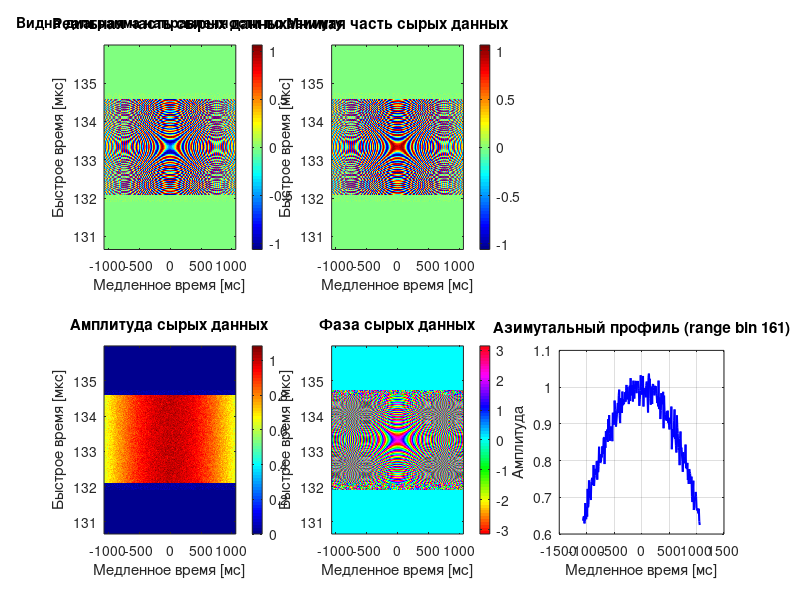
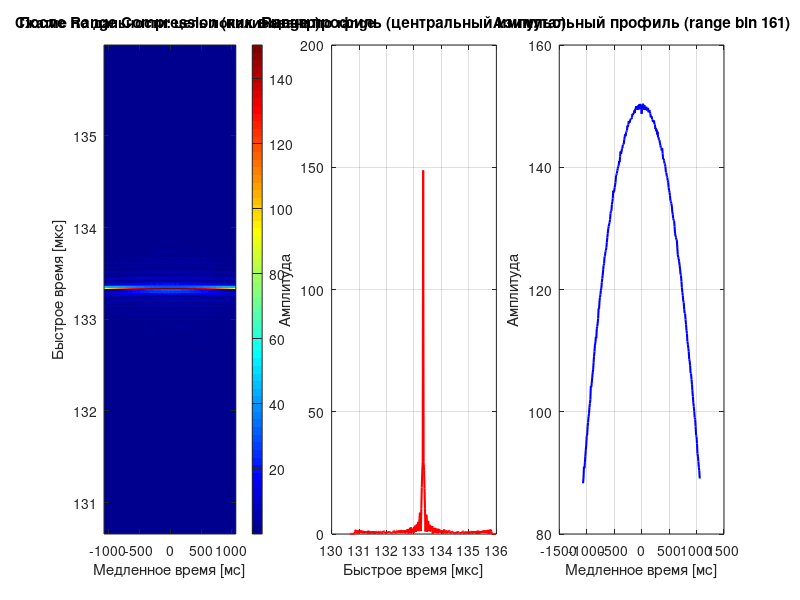
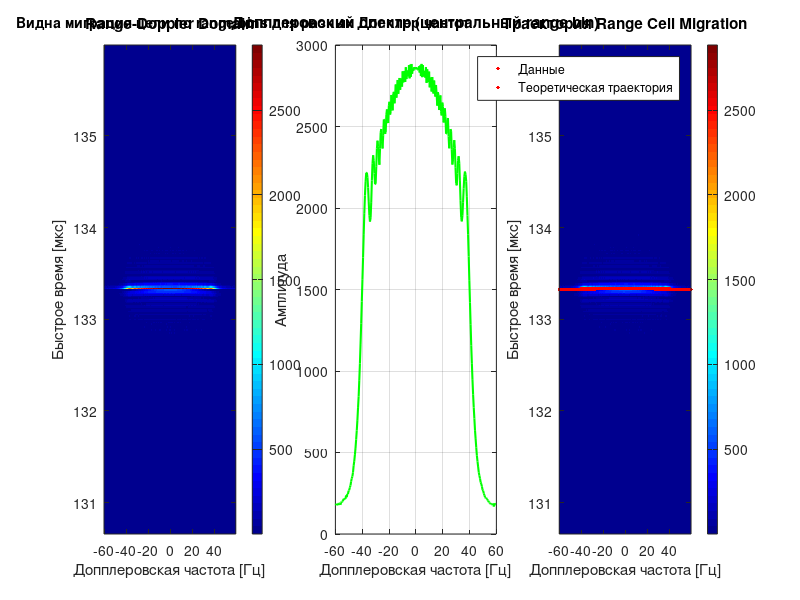
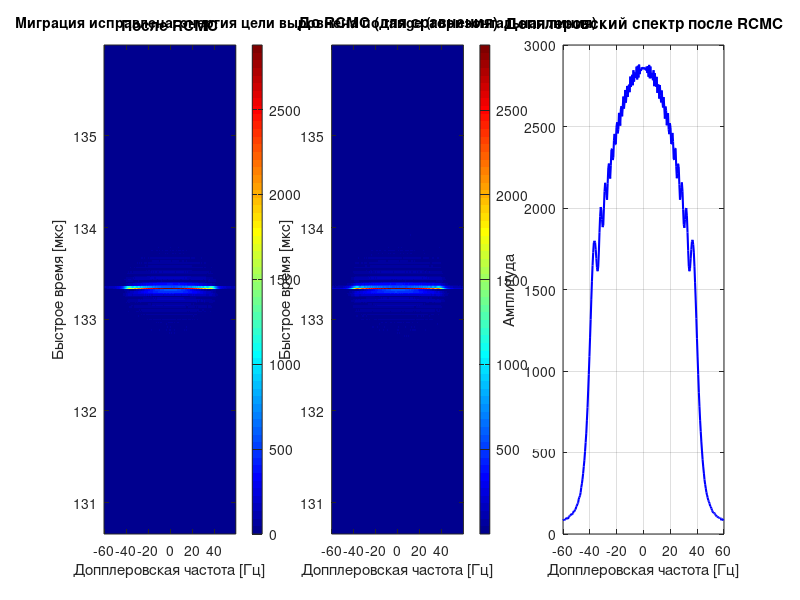

These figures' MATLAB source, in order:
% =========================================================================
% Simplified RDA Demo - Single Point Target
% =========================================================================
%
% Упрощённая демонстрация для изучения каждого этапа RDA
% на примере ОДНОЙ точечной цели
%
% Позволяет:
%   - Визуализировать сигнал на каждом этапе
%   - Понять влияние каждой операции
%   - Экспериментировать с параметрами
%
% =========================================================================

clear; close all; clc;

%% ========================================================================
% ПАРАМЕТРЫ - упрощённые для наглядности
% =========================================================================

c = 3e8;                            % Скорость света [м/с]
f0 = 5.3e9;                         % Несущая частота [Гц]
lambda = c / f0;                    % Длина волны [м]

% Параметры платформы
Vr = 150;                           % Скорость [м/с]

% Параметры сигнала
Tr = 2.5e-6;                        % Длительность импульса [с]
Kr = 20e12;                         % Частота модуляции [Гц/с]
Br = abs(Kr * Tr);                  % Полоса [Гц]

% Параметры дискретизации
Fs = 60e6;                          % Частота дискретизации по range [Гц]
PRF = 120;                          % ЧПИ [Гц]

% Параметры сцены
R0 = 20000;                         % Дистанция до цели [м]
theta_squint = deg2rad(0);          % Угол squint [рад] Был 3.5 градуса, убрал

% Размеры данных (малые для наглядности)
Naz = 256;                          % Число импульсов
Nrg = 320;                          % Отсчётов на импульс

Lsca = Naz / PRF * Vr;              % Размер сцены по азимуту [м]
La = lambda * R0 / Lsca;            % Апертура антенны в азимутуальной плоскости [м]

% Доплеровские параметры
f_dc = -2*Vr/lambda * sin(theta_squint); % Допплер центроид [Гц]

fprintf('=== ПАРАМЕТРЫ ===\n');
fprintf('Несущая частота: %.2f ГГц\n', f0/1e9);
fprintf('Длина волны: %.4f м\n', lambda);
fprintf('Разрешение по дальности: %.2f м\n', c/(2*Br));
fprintf('Угол squint: %.2f град\n', rad2deg(theta_squint));
fprintf('Допплер центроид: %.1f Гц\n', f_dc);
fprintf('\n');

%% ========================================================================
% ГЕНЕРАЦИЯ СЫРЫХ ДАННЫХ - одна цель в центре
% =========================================================================

fprintf('Генерация сырых данных для одной цели...\n');

% Оси времени
tau0   = 2*R0/c;                               % задержка до цели
t_fast = tau0 + ((0:Nrg-1) - Nrg/2) / Fs;      % окно вокруг tau0 (строб приёма)
eta_slow = ((0:Naz-1) - Naz/2) / PRF; % Медленное время [с]

% Положение цели - в центре
eta0 = 0;                           % Цель в центре окна по медленному времени
A0 = 1.0;                           % Амплитуда

% Инициализация
S_raw = zeros(Nrg, Naz);

% Генерация сигнала
for m = 1:Naz
    eta = eta_slow(m);  % Время
    
    % История дальности (гипербола)
    R_eta = sqrt(R0^2 + Vr^2 * (eta - eta0)^2);
    
    % Задержка сигнала до цели и обратно
    tau = 2 * R_eta / c;
    
    % Угол на цель
    theta_target = atan2(Vr * (eta-eta0), R0);
    % Доплеровское смещение (справочно, не используется в расчётах)
    doppler = 2 * Vr / lambda * sin(theta_target);
    % Угол относительно максимума антенны
    theta_wa = theta_target - theta_squint;
    % ЛЧМ сигнал
    % по формуле 4.39 из Cumming, 2005.
    % t_fast - окно, фиксировано для R0
    % tau - задержка до цели и обратно, зависит от текущей дальности
    % t_centered - ноль соответствует середине LFM сигнала
    t_centered = t_fast - tau;
    % окно для вырезки LFM - аналог w_r
    range_window = double(abs(t_centered) <= Tr/2);
    % Учёт диаграммы направленности антенны
    w_a = sinc(La * sin(theta_wa) / lambda);   
    % Фазовый член - изменение фазы несущей
    phase_term = exp(-1j * 4 * pi * R_eta / lambda);
    % ЛЧМ по полному окну
    chirp = exp(1j * pi * Kr * t_centered.^2);
    
    % Сигнал
    S_raw(:, m) = A0 * w_a * phase_term * (range_window .* chirp).';
end

fprintf('Max |S_raw| = %.3f\n', max(abs(S_raw(:))));

% Добавить шум
SNR_dB = 25;
signal_power = sum(abs(S_raw(:)).^2) / numel(S_raw);
noise_power = signal_power / (10^(SNR_dB/10));
S_raw = S_raw + sqrt(noise_power/2) * (randn(size(S_raw)) + 1j*randn(size(S_raw)));

% Обнулить края для последующей циклической свёртки
Lref = Tr * Fs + 1;    % Длинна опорного сигнала (нечетная)
Blank_raw = zeros(floor(Lref/2), Naz);
S_raw(1:floor(Lref/2), :) = Blank_raw; % Начало по дальности
S_raw(Nrg - floor(Lref/2) + 1:Nrg, :) = Blank_raw; % Конец по дальности
% Здесь ожидаем максимум свёрнутого сигнала
center_range_bin = floor(Nrg/2) + 1;
center_azimuth_bin = floor(Naz/2) + 1;

fprintf('Сырые данные: %d × %d\n\n', Nrg, Naz);

%% ========================================================================
% ВИЗУАЛИЗАЦИЯ: Raw Data
% =========================================================================

figure('Name', 'ЭТАП 0: Сырые данные', 'Position', [50 50 1400 500]);
% Реальная часть
subplot(2,3,1);
imagesc(eta_slow*1e3, t_fast*1e6, real(S_raw));
xlabel('Медленное время [мс]'); ylabel('Быстрое время [мкс]');
title('Реальная часть сырых данных');
colorbar; axis xy; colormap(gca, jet);

% Мнимая часть
subplot(2,3,2);
imagesc(eta_slow*1e3, t_fast*1e6, imag(S_raw));
xlabel('Медленное время [мс]'); ylabel('Быстрое время [мкс]');
title('Мнимая часть сырых данных');
colorbar; axis xy; colormap(gca, jet);

% Амплитуда
subplot(2,3,4);
imagesc(eta_slow*1e3, t_fast*1e6, abs(S_raw));
xlabel('Медленное время [мс]'); ylabel('Быстрое время [мкс]');
title('Амплитуда сырых данных');
colorbar; axis xy; colormap(gca, jet);

% Фаза
subplot(2,3,5);
imagesc(eta_slow*1e3, t_fast*1e6, angle(S_raw));
xlabel('Медленное время [мс]'); ylabel('Быстрое время [мкс]');
title('Фаза сырых данных');
colorbar; axis xy; colormap(gca, hsv);

% Азимутальный профиль (центральный range bin)
subplot(2,3,6);
plot(eta_slow*1e3, abs(S_raw(center_range_bin, :)), 'b-', 'LineWidth', 1.5);
xlabel('Медленное время [мс]'); ylabel('Амплитуда');
title(sprintf('Азимутальный профиль (range bin %d)', center_range_bin));
grid on;

% Пояснение
annotation('textbox', [0.02 0.95 0.3 0.04], 'String', ...
    'Видна диаграмма направленности по азимуту', ...
    'EdgeColor', 'none', 'FontSize', 10, 'FontWeight', 'bold');

pause(1);

%% ========================================================================
% ЭТАП 1: RANGE COMPRESSION
% =========================================================================

fprintf('ЭТАП 1: Range Compression...\n');

% Опорный чирп от отрицательного до положетельного времени
etalon_chirp_time = ((0:Tr*Fs) - Tr*Fs/2) / Fs;
etalon_chirp = exp(1j * pi * Kr * etalon_chirp_time.^2);

% Нулепаддинг до Nrg
etalon_padded = zeros(Nrg, 1);
etalon_padded(1:min(Lref, Nrg)) = etalon_chirp;
% Сдвигаем циклически назад, так, чтобы центр LFM попал 
% в нулевую (первую) позицию. Тогда при выполнении
% взаимной корреляции получим пик в точке середины LFM 
% принятого сигнала
etalon_padded = circshift(etalon_padded, - floor(Lref / 2));
% Спектр опорного
etalon_spectr = fft(etalon_padded, Nrg);

% Циклическая свёртка (размер Nrg)
S_rc = zeros(Nrg, Naz);
for m = 1:Naz
    S_fft = fft(S_raw(:, m), Nrg);
    S_compressed = S_fft .* conj(etalon_spectr);
    S_rc(:, m) = ifft(S_compressed);
end

fprintf(' Разрешение по дальности: %.2f м\n\n', c/(2*Br));

%% ВИЗУАЛИЗАЦИЯ: Range Compressed
figure('Name', 'ЭТАП 1: Range Compression', 'Position', [60 60 1400 500]);

subplot(1,3,1);
imagesc(eta_slow*1e3, t_fast*1e6, abs(S_rc));
xlabel('Медленное время [мс]'); ylabel('Быстрое время [мкс]');
title('После Range Compression (пик в центр)');
colorbar; axis xy; colormap(gca, jet);

subplot(1,3,2);
plot(t_fast*1e6, abs(S_rc(:, center_azimuth_bin)), 'r-', 'LineWidth', 1.5);
xlabel('Быстрое время [мкс]'); ylabel('Амплитуда');
title('Range профиль (центральный импульс)');
grid on;

subplot(1,3,3);
plot(eta_slow*1e3, abs(S_rc(center_range_bin, :)), 'b-', 'LineWidth', 1.5);
xlabel('Медленное время [мс]'); ylabel('Амплитуда');
title(sprintf('Азимутальный профиль (range bin %d)', center_range_bin));
grid on;

annotation('textbox', [0.02 0.95 0.4 0.04], 'String', ...
    'Сжатие по дальности: цель локализована по range', ...
    'EdgeColor', 'none', 'FontSize', 10, 'FontWeight', 'bold');

pause(1);

%% ========================================================================
% ЭТАП 2: AZIMUTH FFT → Range-Doppler Domain
% =========================================================================

fprintf('ЭТАП 2: Переход в Range-Doppler домен...\n');

% FFT по азимуту
S_rd = fftshift(fft(S_rc, [], 2), 2);

% Ось Допплеровских частот
f_eta = ((0:Naz-1) - Naz/2) * (PRF/Naz) + f_dc;

fprintf('  Диапазон Допплеровских частот: [%.1f, %.1f] Гц\n\n', ...
        min(f_eta), max(f_eta));

%% ВИЗУАЛИЗАЦИЯ: Range-Doppler Domain
figure('Name', 'ЭТАП 2: Range-Doppler Domain', 'Position', [70 70 1400 500]);

subplot(1,3,1);
imagesc(f_eta, t_fast*1e6, abs(S_rd));
xlabel('Допплеровская частота [Гц]'); ylabel('Быстрое время [мкс]');
title('Range-Doppler Domain');
colorbar; axis xy; colormap(gca, jet);

subplot(1,3,2);
plot(f_eta, abs(S_rd(center_range_bin, :)), 'g-', 'LineWidth', 1.5);
xlabel('Допплеровская частота [Гц]'); ylabel('Амплитуда');
title('Допплеровский спектр (центральный range bin)');
grid on;

% Показать траекторию миграции
subplot(1,3,3);
imagesc(f_eta, t_fast*1e6, abs(S_rd));
xlabel('Допплеровская частота [Гц]'); ylabel('Быстрое время [мкс]');
title('Траектория Range Cell Migration');
colorbar; axis xy; colormap(gca, jet);
hold on;

% Теоретическая траектория миграции
for k = 1:length(f_eta)
    D_f = sqrt(1 - (lambda * f_eta(k) / (2*Vr))^2);
    delta_R = R0 * (D_f - 1);
    t_migration = (2*R0/c) + (2*delta_R/c);
    plot(f_eta(k), t_migration*1e6, 'r.', 'MarkerSize', 8);
end
hold off;
legend('Данные', 'Теоретическая траектория', 'Location', 'best');

annotation('textbox', [0.02 0.95 0.5 0.04], 'String', ...
    'Видна миграция цели по range bins для разных Допплер частот', ...
    'EdgeColor', 'none', 'FontSize', 10, 'FontWeight', 'bold');

pause(1);

%% ========================================================================
% ЭТАП 3: RANGE CELL MIGRATION CORRECTION (RCMC)
% =========================================================================

fprintf('ЭТАП 3: Range Cell Migration Correction...\n');

S_rcmc = zeros(Nrg, Naz);

for m = 1:Naz
    f_eta_m = f_eta(m);
    
    % D функция
    D_f = sqrt(1 - (lambda * f_eta_m / (2*Vr))^2);
    
    % Миграция
    delta_R = R0 * (D_f - 1);
    delta_t = 2 * delta_R / c;
    
    % Сдвинутая временная ось
    t_shifted = t_fast + delta_t;
    
    % Интерполяция
    S_rcmc(:, m) = interp1(t_fast, S_rd(:, m), t_shifted, 'linear', 0);
end

fprintf('  Максимальная миграция: %.3f м\n\n', abs(min(R0 * (sqrt(1 - (lambda * f_eta / (2*Vr)).^2) - 1))));

%% ВИЗУАЛИЗАЦИЯ: After RCMC
figure('Name', 'ЭТАП 3: RCMC', 'Position', [80 80 1400 500]);

subplot(1,3,1);
imagesc(f_eta, t_fast*1e6, abs(S_rcmc));
xlabel('Допплеровская частота [Гц]'); ylabel('Быстрое время [мкс]');
title('После RCMC');
colorbar; axis xy; colormap(gca, jet);

subplot(1,3,2);
imagesc(f_eta, t_fast*1e6, abs(S_rd));
xlabel('Допплеровская частота [Гц]'); ylabel('Быстрое время [мкс]');
title('До RCMC (для сравнения)');
colorbar; axis xy; colormap(gca, jet);

subplot(1,3,3);
plot(f_eta, abs(S_rcmc(center_range_bin, :)), 'b-', 'LineWidth', 1.5);
xlabel('Допплеровская частота [Гц]'); ylabel('Амплитуда');
title('Допплеровский спектр после RCMC');
grid on;

annotation('textbox', [0.02 0.95 0.6 0.04], 'String', ...
    'Миграция исправлена: энергия цели выровнена по range (горизонтальная линия)', ...
    'EdgeColor', 'none', 'FontSize', 10, 'FontWeight', 'bold');

pause(1);

%% ========================================================================
% ЭТАП 4: AZIMUTH COMPRESSION
% =========================================================================

fprintf('ЭТАП 4: Azimuth Compression...\n');

% Азимутальный согласованный фильтр
H_ac = zeros(1, Naz);
for m = 1:Naz
    f_eta_m = f_eta(m);
    D_f = sqrt(1 - (lambda * f_eta_m / (2*Vr))^2);
    H_ac(m) = exp(1j * 4 * pi * R0 * D_f / lambda);
end

% Применить фильтр
S_ac = S_rcmc .* repmat(H_ac, Nrg, 1);

% Обратное FFT по азимуту
S_focused = ifft(ifftshift(S_ac, 2), [], 2);

fprintf('  Изображение сфокусировано!\n\n');

%% ВИЗУАЛИЗАЦИЯ: Focused Image
figure('Name', 'ЭТАП 4: Сфокусированное изображение', 'Position', [90 90 1400 500]);

subplot(1,3,1);
imagesc(eta_slow*1e3, t_fast*1e6, abs(S_focused));
xlabel('Азимут [мс]'); ylabel('Дальность [мкс]');
title('Сфокусированное изображение');
colorbar; axis xy; colormap(gca, jet);
hold on;
% Отметить истинное положение цели
plot(0, (2*R0/c)*1e6, 's-', 'MarkerSize', 20, 'LineWidth', 2, ...
    'MarkerEdgeColor', 'r', 'MarkerFaceColor', 'none');
hold off;

% Range профиль
subplot(1,3,2);
plot(t_fast*1e6, abs(S_focused(:, Naz/2)), 'r-', 'LineWidth', 1.5);
xlabel('Дальность [мкс]'); ylabel('Амплитуда');
title('Range профиль через цель');
grid on;
xlim([t_fast(1)*1e6, t_fast(end)*1e6]);

% Азимутальный профиль
subplot(1,3,3);
plot(eta_slow*1e3, abs(S_focused(center_range_bin, :)), 'b-', 'LineWidth', 1.5);
xlabel('Азимут [мс]'); ylabel('Амплитуда');
title('Азимутальный профиль через цель');
grid on;
xlim([eta_slow(1)*1e3, eta_slow(end)*1e3]);

annotation('textbox', [0.02 0.95 0.4 0.04], 'String', ...
    'Цель полностью сфокусирована по range и азимуту', ...
    'EdgeColor', 'none', 'FontSize', 10, 'FontWeight', 'bold');

%% ========================================================================
% СРАВНЕНИЕ: До и После
% =========================================================================

figure('Name', 'СРАВНЕНИЕ: До и После фокусировки', 'Position', [100 100 1200 500]);

subplot(1,2,1);
imagesc(eta_slow*1e3, t_fast*1e6, abs(S_raw));
xlabel('Азимут [мс]'); ylabel('Дальность [мкс]');
title('ДО: Сырые данные');
colorbar; axis xy; colormap(gca, jet);

subplot(1,2,2);
imagesc(eta_slow*1e3, t_fast*1e6, abs(S_focused));
xlabel('Азимут [мс]'); ylabel('Дальность [мкс]');
title('ПОСЛЕ: Сфокусированное изображение');
colorbar; axis xy; colormap(gca, jet);
hold on;
plot(0, (2*R0/c)*1e6, 's-', 'MarkerSize', 20, 'LineWidth', 2, ...
    'MarkerEdgeColor', 'r', 'MarkerFaceColor', 'none');
hold off;

%% ========================================================================
% АНАЛИЗ КАЧЕСТВА ФОКУСИРОВКИ
% =========================================================================

fprintf('=== АНАЛИЗ КАЧЕСТВА ===\n');

% Найти пик
[max_val, max_idx] = max(abs(S_focused(:)));
[peak_range, peak_az] = ind2sub(size(S_focused), max_idx);

fprintf('Пик сигнала:\n');
fprintf('  Range bin: %d (ожидалось ~%d)\n', peak_range, center_range_bin);
fprintf('  Azimuth sample: %d (ожидалось ~%d)\n', peak_az, center_azimuth_bin);
fprintf('  Амплитуда: %.2f\n', max_val);

% PSLR (Peak to Side Lobe Ratio) по range
range_profile = abs(S_focused(:, peak_az));
range_profile = range_profile / max(range_profile); % Нормализация
[~, peak_idx] = max(range_profile);

% Исключить главный лепесток (±5 отсчётов)
mainlobe_width = 5;
sidelobe_region = range_profile;
sidelobe_region(max(1, peak_idx-mainlobe_width):min(Nrg, peak_idx+mainlobe_width)) = 0;
max_sidelobe = max(sidelobe_region);

PSLR_range = 20*log10(1 / max_sidelobe);
fprintf('\nКачество по Range:\n');
fprintf('  PSLR: %.2f дБ\n', PSLR_range);

% PSLR по азимуту
az_profile = abs(S_focused(peak_range, :));
az_profile = az_profile / max(az_profile);
[~, peak_idx_az] = max(az_profile);

sidelobe_region_az = az_profile;
sidelobe_region_az(max(1, peak_idx_az-mainlobe_width):min(Naz, peak_idx_az+mainlobe_width)) = 0;
max_sidelobe_az = max(sidelobe_region_az);

PSLR_az = 20*log10(1 / max_sidelobe_az);
fprintf('\nКачество по Азимуту:\n');
fprintf('  PSLR: %.2f дБ\n', PSLR_az);

%% ========================================================================
% ЭКСПЕРИМЕНТЫ
% =========================================================================

fprintf('\n=== ЭКСПЕРИМЕНТЫ ===\n');
fprintf('Попробуйте изменить параметры в начале файла:\n');
fprintf('  1. theta_squint - увидите изменение f_dc и траектории\n');
fprintf('  2. R0 - изменит величину миграции\n');
fprintf('  3. Vr - повлияет на Допплер и миграцию\n');
fprintf('  4. SNR_dB - уменьшите до 10 дБ и посмотрите на шум\n');
fprintf('\n');

fprintf('=== ГОТОВО ===\n');
fprintf('Все этапы RDA визуализированы.\n');
fprintf('Изучите картинки для понимания каждого шага.\n');
